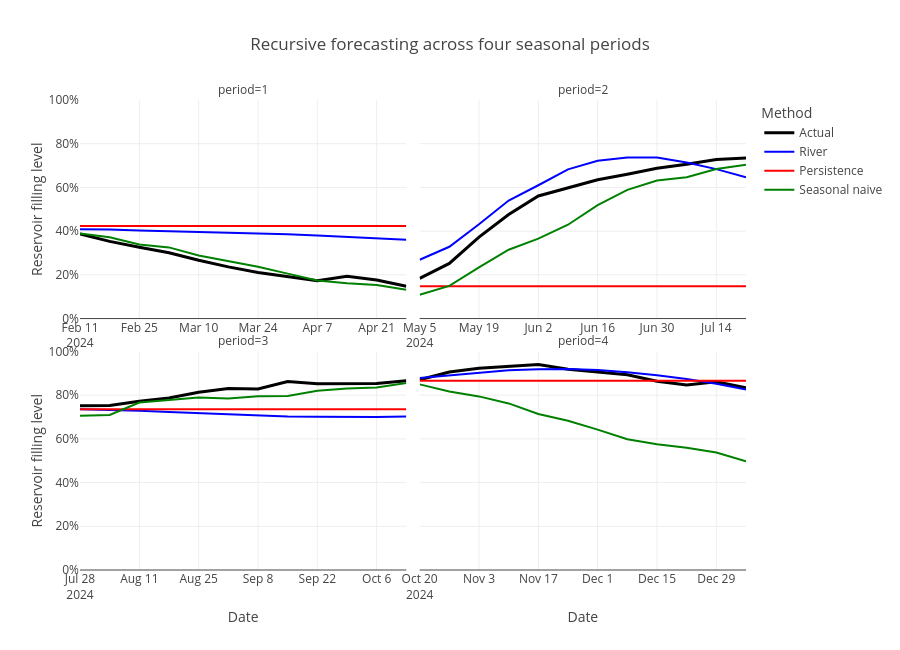

Notebook source saved alongside this figure:
### Markdown cell above
On average river outperformed the two, however performance varied considerably across seasons. Will now plot the fill levels to better understand the differences. Later we will implement the weather variables aswell in a similar way.

### Code cell
fig = px.line(
    df_forecasts,
    x="date",
    y=["Actual", "River", "Persistence", "Seasonal naive"],
    facet_col="period",
    facet_col_wrap=2,
    title="Recursive forecasting across four seasonal periods",
    labels={
        "date": "Date",
        "value": "Reservoir filling level",
        "variable": "Method"
    },
    color_discrete_map={
        "Actual": "black",
        "River": "blue",
        "Persistence": "red",
        "Seasonal naive": "green"
    }
)

fig.update_xaxes(matches=None, showticklabels=True)
fig.update_yaxes(range=[0, 1], tickformat=".0%")

fig.update_traces(
    selector=dict(name="Actual"),
    line=dict(width=3)
)

fig.update_layout(height=650)

fig.show()

### Figure 1 — Plotly figure (JSON) as saved in the notebook; plotly's stock layout.template omitted (floating-point values rounded to 4 significant figures)
{"data": [{"hovertemplate": "Method=Actual<br>period=1<br>Date=%{x}<br>Reservoir filling level=%{y}<extra></extra>", "legendgroup": "Actual", "line": {"color": "black", "dash": "solid", "width": 3}, "marker": {"symbol": "circle"}, "mode": "lines", "name": "Actual", "orientation": "v", "showlegend": true, "type": "scatter", "x": ["2024-02-11T00:00:00.000000", "2024-02-18T00:00:00.000000", "2024-02-25T00:00:00.000000", "2024-03-03T00:00:00.000000", "2024-03-10T00:00:00.000000", "2024-03-17T00:00:00.000000", "2024-03-24T00:00:00.000000", "2024-03-31T00:00:00.000000", "2024-04-07T00:00:00.000000", "2024-04-14T00:00:00.000000", "2024-04-21T00:00:00.000000", "2024-04-28T00:00:00.000000"], "xaxis": "x3", "y": [0.3868, 0.3531, 0.3262, 0.3011, 0.2667, 0.2365, 0.2105, 0.1901, 0.1728, 0.1937, 0.1767, 0.1475], "yaxis": "y3"}, {"hovertemplate": "Method=Actual<br>period=2<br>Date=%{x}<br>Reservoir filling level=%{y}<extra></extra>", "legendgroup": "Actual", "line": {"color": "black", "dash": "solid", "width": 3}, "marker": {"symbol": "circle"}, "mode": "lines", "name": "Actual", "orientation": "v", "showlegend": false, "type": "scatter", "x": ["2024-05-05T00:00:00.000000", "2024-05-12T00:00:00.000000", "2024-05-19T00:00:00.000000", "2024-05-26T00:00:00.000000", "2024-06-02T00:00:00.000000", "2024-06-09T00:00:00.000000", "2024-06-16T00:00:00.000000", "2024-06-23T00:00:00.000000", "2024-06-30T00:00:00.000000", "2024-07-07T00:00:00.000000", "2024-07-14T00:00:00.000000", "2024-07-21T00:00:00.000000"], "xaxis": "x4", "y": [0.1837, 0.2524, 0.3726, 0.4764, 0.5608, 0.5995, 0.6351, 0.66, 0.6873, 0.7056, 0.7282, 0.735], "yaxis": "y4"}, {"hovertemplate": "Method=Actual<br>period=3<br>Date=%{x}<br>Reservoir filling level=%{y}<extra></extra>", "legendgroup": "Actual", "line": {"color": "black", "dash": "solid", "width": 3}, "marker": {"symbol": "circle"}, "mode": "lines", "name": "Actual", "orientation": "v", "showlegend": false, "type": "scatter", "x": ["2024-07-28T00:00:00.000000", "2024-08-04T00:00:00.000000", "2024-08-11T00:00:00.000000", "2024-08-18T00:00:00.000000", "2024-08-25T00:00:00.000000", "2024-09-01T00:00:00.000000", "2024-09-08T00:00:00.000000", "2024-09-15T00:00:00.000000", "2024-09-22T00:00:00.000000", "2024-09-29T00:00:00.000000", "2024-10-06T00:00:00.000000", "2024-10-13T00:00:00.000000"], "xaxis": "x", "y": [0.7517, 0.7524, 0.7724, 0.7872, 0.8134, 0.8306, 0.828, 0.8621, 0.8523, 0.8525, 0.8529, 0.866], "yaxis": "y"}, {"hovertemplate": "Method=Actual<br>period=4<br>Date=%{x}<br>Reservoir filling level=%{y}<extra></extra>", "legendgroup": "Actual", "line": {"color": "black", "dash": "solid", "width": 3}, "marker": {"symbol": "circle"}, "mode": "lines", "name": "Actual", "orientation": "v", "showlegend": false, "type": "scatter", "x": ["2024-10-20T00:00:00.000000", "2024-10-27T00:00:00.000000", "2024-11-03T00:00:00.000000", "2024-11-10T00:00:00.000000", "2024-11-17T00:00:00.000000", "2024-11-24T00:00:00.000000", "2024-12-01T00:00:00.000000", "2024-12-08T00:00:00.000000", "2024-12-15T00:00:00.000000", "2024-12-22T00:00:00.000000", "2024-12-29T00:00:00.000000", "2025-01-05T00:00:00.000000"], "xaxis": "x2", "y": [0.8707, 0.9057, 0.9235, 0.9332, 0.9404, 0.9186, 0.907, 0.8931, 0.8636, 0.8466, 0.8609, 0.8339], "yaxis": "y2"}, {"hovertemplate": "Method=River<br>period=1<br>Date=%{x}<br>Reservoir filling level=%{y}<extra></extra>", "legendgroup": "River", "line": {"color": "blue", "dash": "solid"}, "marker": {"symbol": "circle"}, "mode": "lines", "name": "River", "orientation": "v", "showlegend": true, "type": "scatter", "x": ["2024-02-11T00:00:00.000000", "2024-02-18T00:00:00.000000", "2024-02-25T00:00:00.000000", "2024-03-03T00:00:00.000000", "2024-03-10T00:00:00.000000", "2024-03-17T00:00:00.000000", "2024-03-24T00:00:00.000000", "2024-03-31T00:00:00.000000", "2024-04-07T00:00:00.000000", "2024-04-14T00:00:00.000000", "2024-04-21T00:00:00.000000", "2024-04-28T00:00:00.000000"], "xaxis": "x3", "y": [0.4087, 0.4075, 0.4023, 0.3991, 0.3975, 0.3938, 0.3908, 0.3862, 0.3802, 0.3742, 0.3676, 0.3603], "yaxis": "y3"}, {"hovertemplate": "Method=River<br>period=2<br>Date=%{x}<br>Reservoir filling level=%{y}<extra></extra>", "legendgroup": "River", "line": {"color": "blue", "dash": "solid"}, "marker": {"symbol": "circle"}, "mode": "lines", "name": "River", "orientation": "v", "showlegend": false, "type": "scatter", "x": ["2024-05-05T00:00:00.000000", "2024-05-12T00:00:00.000000", "2024-05-19T00:00:00.000000", "2024-05-26T00:00:00.000000", "2024-06-02T00:00:00.000000", "2024-06-09T00:00:00.000000", "2024-06-16T00:00:00.000000", "2024-06-23T00:00:00.000000", "2024-06-30T00:00:00.000000", "2024-07-07T00:00:00.000000", "2024-07-14T00:00:00.000000", "2024-07-21T00:00:00.000000"], "xaxis": "x4", "y": [0.2691, 0.3283, 0.4314, 0.5398, 0.6099, 0.6826, 0.7217, 0.7372, 0.7371, 0.7145, 0.6837, 0.6466], "yaxis": "y4"}, {"hovertemplate": "Method=River<br>period=3<br>Date=%{x}<br>Reservoir filling level=%{y}<extra></extra>", "legendgroup": "River", "line": {"color": "blue", "dash": "solid"}, "marker": {"symbol": "circle"}, "mode": "lines", "name": "River", "orientation": "v", "showlegend": false, "type": "scatter", "x": ["2024-07-28T00:00:00.000000", "2024-08-04T00:00:00.000000", "2024-08-11T00:00:00.000000", "2024-08-18T00:00:00.000000", "2024-08-25T00:00:00.000000", "2024-09-01T00:00:00.000000", "2024-09-08T00:00:00.000000", "2024-09-15T00:00:00.000000", "2024-09-22T00:00:00.000000", "2024-09-29T00:00:00.000000", "2024-10-06T00:00:00.000000", "2024-10-13T00:00:00.000000"], "xaxis": "x", "y": [0.7352, 0.733, 0.7286, 0.7231, 0.7178, 0.7118, 0.7071, 0.7027, 0.7007, 0.6997, 0.6999, 0.7024], "yaxis": "y"}, {"hovertemplate": "Method=River<br>period=4<br>Date=%{x}<br>Reservoir filling level=%{y}<extra></extra>", "legendgroup": "River", "line": {"color": "blue", "dash": "solid"}, "marker": {"symbol": "circle"}, "mode": "lines", "name": "River", "orientation": "v", "showlegend": false, "type": "scatter", "x": ["2024-10-20T00:00:00.000000", "2024-10-27T00:00:00.000000", "2024-11-03T00:00:00.000000", "2024-11-10T00:00:00.000000", "2024-11-17T00:00:00.000000", "2024-11-24T00:00:00.000000", "2024-12-01T00:00:00.000000", "2024-12-08T00:00:00.000000", "2024-12-15T00:00:00.000000", "2024-12-22T00:00:00.000000", "2024-12-29T00:00:00.000000", "2025-01-05T00:00:00.000000"], "xaxis": "x2", "y": [0.8786, 0.8911, 0.9044, 0.9136, 0.9184, 0.9198, 0.9151, 0.905, 0.8911, 0.8734, 0.8521, 0.8255], "yaxis": "y2"}, {"hovertemplate": "Method=Persistence<br>period=1<br>Date=%{x}<br>Reservoir filling level=%{y}<extra></extra>", "legendgroup": "Persistence", "line": {"color": "red", "dash": "solid"}, "marker": {"symbol": "circle"}, "mode": "lines", "name": "Persistence", "orientation": "v", "showlegend": true, "type": "scatter", "x": ["2024-02-11T00:00:00.000000", "2024-02-18T00:00:00.000000", "2024-02-25T00:00:00.000000", "2024-03-03T00:00:00.000000", "2024-03-10T00:00:00.000000", "2024-03-17T00:00:00.000000", "2024-03-24T00:00:00.000000", "2024-03-31T00:00:00.000000", "2024-04-07T00:00:00.000000", "2024-04-14T00:00:00.000000", "2024-04-21T00:00:00.000000", "2024-04-28T00:00:00.000000"], "xaxis": "x3", "y": [0.4232, 0.4232, 0.4232, 0.4232, 0.4232, 0.4232, 0.4232, 0.4232, 0.4232, 0.4232, 0.4232, 0.4232], "yaxis": "y3"}, {"hovertemplate": "Method=Persistence<br>period=2<br>Date=%{x}<br>Reservoir filling level=%{y}<extra></extra>", "legendgroup": "Persistence", "line": {"color": "red", "dash": "solid"}, "marker": {"symbol": "circle"}, "mode": "lines", "name": "Persistence", "orientation": "v", "showlegend": false, "type": "scatter", "x": ["2024-05-05T00:00:00.000000", "2024-05-12T00:00:00.000000", "2024-05-19T00:00:00.000000", "2024-05-26T00:00:00.000000", "2024-06-02T00:00:00.000000", "2024-06-09T00:00:00.000000", "2024-06-16T00:00:00.000000", "2024-06-23T00:00:00.000000", "2024-06-30T00:00:00.000000", "2024-07-07T00:00:00.000000", "2024-07-14T00:00:00.000000", "2024-07-21T00:00:00.000000"], "xaxis": "x4", "y": [0.1475, 0.1475, 0.1475, 0.1475, 0.1475, 0.1475, 0.1475, 0.1475, 0.1475, 0.1475, 0.1475, 0.1475], "yaxis": "y4"}, {"hovertemplate": "Method=Persistence<br>period=3<br>Date=%{x}<br>Reservoir filling level=%{y}<extra></extra>", "legendgroup": "Persistence", "line": {"color": "red", "dash": "solid"}, "marker": {"symbol": "circle"}, "mode": "lines", "name": "Persistence", "orientation": "v", "showlegend": false, "type": "scatter", "x": ["2024-07-28T00:00:00.000000", "2024-08-04T00:00:00.000000", "2024-08-11T00:00:00.000000", "2024-08-18T00:00:00.000000", "2024-08-25T00:00:00.000000", "2024-09-01T00:00:00.000000", "2024-09-08T00:00:00.000000", "2024-09-15T00:00:00.000000", "2024-09-22T00:00:00.000000", "2024-09-29T00:00:00.000000", "2024-10-06T00:00:00.000000", "2024-10-13T00:00:00.000000"], "xaxis": "x", "y": [0.735, 0.735, 0.735, 0.735, 0.735, 0.735, 0.735, 0.735, 0.735, 0.735, 0.735, 0.735], "yaxis": "y"}, {"hovertemplate": "Method=Persistence<br>period=4<br>Date=%{x}<br>Reservoir filling level=%{y}<extra></extra>", "legendgroup": "Persistence", "line": {"color": "red", "dash": "solid"}, "marker": {"symbol": "circle"}, "mode": "lines", "name": "Persistence", "orientation": "v", "showlegend": false, "type": "scatter", "x": ["2024-10-20T00:00:00.000000", "2024-10-27T00:00:00.000000", "2024-11-03T00:00:00.000000", "2024-11-10T00:00:00.000000", "2024-11-17T00:00:00.000000", "2024-11-24T00:00:00.000000", "2024-12-01T00:00:00.000000", "2024-12-08T00:00:00.000000", "2024-12-15T00:00:00.000000", "2024-12-22T00:00:00.000000", "2024-12-29T00:00:00.000000", "2025-01-05T00:00:00.000000"], "xaxis": "x2", "y": [0.866, 0.866, 0.866, 0.866, 0.866, 0.866, 0.866, 0.866, 0.866, 0.866, 0.866, 0.866], "yaxis": "y2"}, {"hovertemplate": "Method=Seasonal naive<br>period=1<br>Date=%{x}<br>Reservoir filling level=%{y}<extra></extra>", "legendgroup": "Seasonal naive", "line": {"color": "green", "dash": "solid"}, "marker": {"symbol": "circle"}, "mode": "lines", "name": "Seasonal naive", "orientation": "v", "showlegend": true, "type": "scatter", "x": ["2024-02-11T00:00:00.000000", "2024-02-18T00:00:00.000000", "2024-02-25T00:00:00.000000", "2024-03-03T00:00:00.000000", "2024-03-10T00:00:00.000000", "2024-03-17T00:00:00.000000", "2024-03-24T00:00:00.000000", "2024-03-31T00:00:00.000000", "2024-04-07T00:00:00.000000", "2024-04-14T00:00:00.000000", "2024-04-21T00:00:00.000000", "2024-04-28T00:00:00.000000"], "xaxis": "x3", "y": [0.3897, 0.3719, 0.3389, 0.3255, 0.2885, 0.2626, 0.2374, 0.2055, 0.1742, 0.162, 0.1537, 0.1316], "yaxis": "y3"}, {"hovertemplate": "Method=Seasonal naive<br>period=2<br>Date=%{x}<br>Reservoir filling level=%{y}<extra></extra>", "legendgroup": "Seasonal naive", "line": {"color": "green", "dash": "solid"}, "marker": {"symbol": "circle"}, "mode": "lines", "name": "Seasonal naive", "orientation": "v", "showlegend": false, "type": "scatter", "x": ["2024-05-05T00:00:00.000000", "2024-05-12T00:00:00.000000", "2024-05-19T00:00:00.000000", "2024-05-26T00:00:00.000000", "2024-06-02T00:00:00.000000", "2024-06-09T00:00:00.000000", "2024-06-16T00:00:00.000000", "2024-06-23T00:00:00.000000", "2024-06-30T00:00:00.000000", "2024-07-07T00:00:00.000000", "2024-07-14T00:00:00.000000", "2024-07-21T00:00:00.000000"], "xaxis": "x4", "y": [0.109, 0.1494, 0.2346, 0.3149, 0.3656, 0.4293, 0.5185, 0.5886, 0.6316, 0.6464, 0.6846, 0.7039], "yaxis": "y4"}, {"hovertemplate": "Method=Seasonal naive<br>period=3<br>Date=%{x}<br>Reservoir filling level=%{y}<extra></extra>", "legendgroup": "Seasonal naive", "line": {"color": "green", "dash": "solid"}, "marker": {"symbol": "circle"}, "mode": "lines", "name": "Seasonal naive", "orientation": "v", "showlegend": false, "type": "scatter", "x": ["2024-07-28T00:00:00.000000", "2024-08-04T00:00:00.000000", "2024-08-11T00:00:00.000000", "2024-08-18T00:00:00.000000", "2024-08-25T00:00:00.000000", "2024-09-01T00:00:00.000000", "2024-09-08T00:00:00.000000", "2024-09-15T00:00:00.000000", "2024-09-22T00:00:00.000000", "2024-09-29T00:00:00.000000", "2024-10-06T00:00:00.000000", "2024-10-13T00:00:00.000000"], "xaxis": "x", "y": [0.7056, 0.7091, 0.7665, 0.7781, 0.7895, 0.7848, 0.795, 0.7965, 0.8205, 0.8306, 0.8351, 0.8553], "yaxis": "y"}, {"hovertemplate": "Method=Seasonal naive<br>period=4<br>Date=%{x}<br>Reservoir filling level=%{y}<extra></extra>", "legendgroup": "Seasonal naive", "line": {"color": "green", "dash": "solid"}, "marker": {"symbol": "circle"}, "mode": "lines", "name": "Seasonal naive", "orientation": "v", "showlegend": false, "type": "scatter", "x": ["2024-10-20T00:00:00.000000", "2024-10-27T00:00:00.000000", "2024-11-03T00:00:00.000000", "2024-11-10T00:00:00.000000", "2024-11-17T00:00:00.000000", "2024-11-24T00:00:00.000000", "2024-12-01T00:00:00.000000", "2024-12-08T00:00:00.000000", "2024-12-15T00:00:00.000000", "2024-12-22T00:00:00.000000", "2024-12-29T00:00:00.000000", "2025-01-05T00:00:00.000000"], "xaxis": "x2", "y": [0.8493, 0.8165, 0.7944, 0.7622, 0.7139, 0.683, 0.6425, 0.5984, 0.5749, 0.5592, 0.5374, 0.4972], "yaxis": "y2"}], "layout": {"annotations": [{"font": {}, "showarrow": false, "text": "period=3", "x": 0.245, "xanchor": "center", "xref": "paper", "y": 0.465, "yanchor": "bottom", "yref": "paper"}, {"font": {}, "showarrow": false, "text": "period=4", "x": 0.755, "xanchor": "center", "xref": "paper", "y": 0.465, "yanchor": "bottom", "yref": "paper"}, {"font": {}, "showarrow": false, "text": "period=1", "x": 0.245, "xanchor": "center", "xref": "paper", "y": 1.0, "yanchor": "bottom", "yref": "paper"}, {"font": {}, "showarrow": false, "text": "period=2", "x": 0.755, "xanchor": "center", "xref": "paper", "y": 1.0, "yanchor": "bottom", "yref": "paper"}], "height": 650, "legend": {"title": {"text": "Method"}, "tracegroupgap": 0}, "title": {"text": "Recursive forecasting across four seasonal periods"}, "xaxis": {"anchor": "y", "domain": [0, 0.49], "showticklabels": true, "title": {"text": "Date"}}, "xaxis2": {"anchor": "y2", "domain": [0.51, 1], "showticklabels": true, "title": {"text": "Date"}}, "xaxis3": {"anchor": "y3", "domain": [0, 0.49], "showticklabels": true}, "xaxis4": {"anchor": "y4", "domain": [0.51, 1], "showticklabels": true}, "yaxis": {"anchor": "x", "domain": [0, 0.465], "range": [0, 1], "tickformat": ".0%", "title": {"text": "Reservoir filling level"}}, "yaxis2": {"anchor": "x2", "domain": [0, 0.465], "matches": "y", "range": [0, 1], "showticklabels": false, "tickformat": ".0%"}, "yaxis3": {"anchor": "x3", "domain": [0.535, 1.0], "matches": "y", "range": [0, 1], "tickformat": ".0%", "title": {"text": "Reservoir filling level"}}, "yaxis4": {"anchor": "x4", "domain": [0.535, 1.0], "matches": "y", "range": [0, 1], "showticklabels": false, "tickformat": ".0%"}}}
